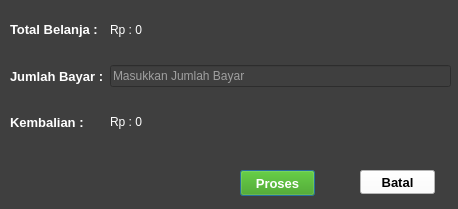
<?xml version="1.0" encoding="UTF-8"?>
<ui version="4.0">
 <class>Dialog</class>
 <widget class="QDialog" name="Dialog">
  <property name="geometry">
   <rect>
    <x>0</x>
    <y>0</y>
    <width>458</width>
    <height>209</height>
   </rect>
  </property>
  <property name="windowTitle">
   <string>Dialog</string>
  </property>
  <property name="styleSheet">
   <string notr="true">background-color: rgb(63, 63, 63);</string>
  </property>
  <widget class="QPushButton" name="btnProses">
   <property name="geometry">
    <rect>
     <x>240</x>
     <y>170</y>
     <width>75</width>
     <height>26</height>
    </rect>
   </property>
   <property name="font">
    <font>
     <pointsize>10</pointsize>
     <bold>true</bold>
    </font>
   </property>
   <property name="styleSheet">
    <string notr="true">background-color: rgb(53, 158, 0);
color: rgb(255, 255, 255);</string>
   </property>
   <property name="text">
    <string>Proses</string>
   </property>
  </widget>
  <widget class="QPushButton" name="btnBatal">
   <property name="geometry">
    <rect>
     <x>360</x>
     <y>170</y>
     <width>75</width>
     <height>24</height>
    </rect>
   </property>
   <property name="font">
    <font>
     <pointsize>10</pointsize>
     <bold>true</bold>
    </font>
   </property>
   <property name="styleSheet">
    <string notr="true">color: rgb(0, 0, 0);
background-color: rgb(255, 255, 255);</string>
   </property>
   <property name="text">
    <string>Batal</string>
   </property>
  </widget>
  <widget class="QWidget" name="">
   <property name="geometry">
    <rect>
     <x>10</x>
     <y>0</y>
     <width>441</width>
     <height>151</height>
    </rect>
   </property>
   <layout class="QGridLayout" name="gridLayout">
    <item row="0" column="0">
     <widget class="QLabel" name="lblTotal_2">
      <property name="font">
       <font>
        <pointsize>10</pointsize>
        <bold>true</bold>
       </font>
      </property>
      <property name="styleSheet">
       <string notr="true">color: rgb(255, 255, 255);</string>
      </property>
      <property name="text">
       <string>Total Belanja :</string>
      </property>
     </widget>
    </item>
    <item row="0" column="1">
     <widget class="QLabel" name="lblTotal">
      <property name="styleSheet">
       <string notr="true">color: rgb(255, 255, 255);</string>
      </property>
      <property name="text">
       <string>Rp : 0</string>
      </property>
     </widget>
    </item>
    <item row="1" column="0">
     <widget class="QLabel" name="label_3">
      <property name="font">
       <font>
        <pointsize>10</pointsize>
        <bold>true</bold>
       </font>
      </property>
      <property name="styleSheet">
       <string notr="true">color: rgb(255, 255, 255);</string>
      </property>
      <property name="text">
       <string>Jumlah Bayar :</string>
      </property>
     </widget>
    </item>
    <item row="1" column="1">
     <widget class="QLineEdit" name="inputBayar">
      <property name="styleSheet">
       <string notr="true">color: rgb(255, 255, 255);</string>
      </property>
      <property name="placeholderText">
       <string>Masukkan Jumlah Bayar</string>
      </property>
     </widget>
    </item>
    <item row="2" column="0">
     <widget class="QLabel" name="lblKembalian_2">
      <property name="font">
       <font>
        <pointsize>10</pointsize>
        <bold>true</bold>
       </font>
      </property>
      <property name="styleSheet">
       <string notr="true">color: rgb(255, 255, 255);</string>
      </property>
      <property name="text">
       <string>Kembalian :</string>
      </property>
     </widget>
    </item>
    <item row="2" column="1">
     <widget class="QLabel" name="lblKembalian">
      <property name="styleSheet">
       <string notr="true">color: rgb(255, 255, 255);</string>
      </property>
      <property name="text">
       <string>Rp : 0</string>
      </property>
     </widget>
    </item>
   </layout>
  </widget>
 </widget>
 <resources/>
 <connections/>
</ui>
